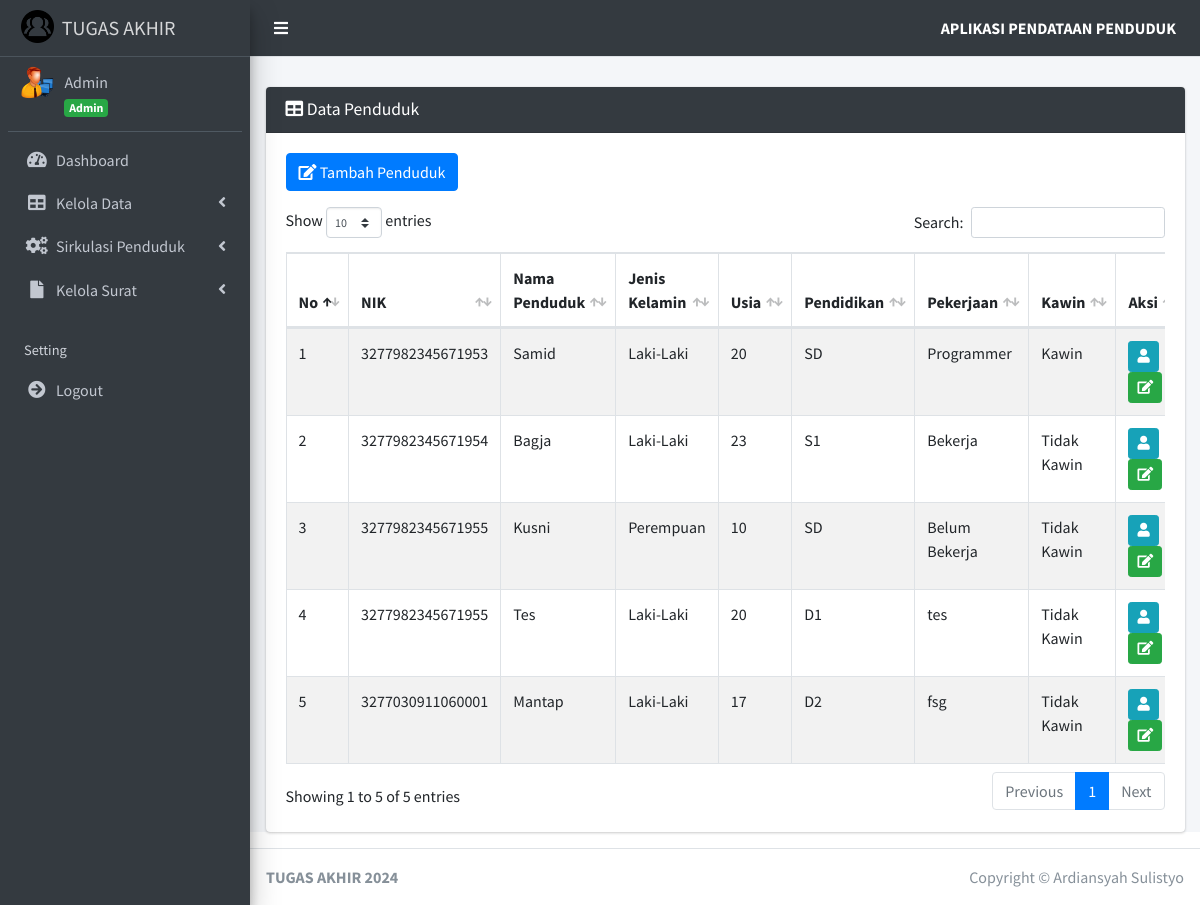
The app's page /index.php?page=penduduk (signed in) with its own data.
### tables this page shows
CREATE TABLE `penduduk` (
  `id_penduduk` int(11) NOT NULL,
  `nik_penduduk` varchar(16) NOT NULL,
  `nama_penduduk` varchar(45) NOT NULL,
  `tempat_lahir_penduduk` varchar(30) NOT NULL,
  `tanggal_lahir_penduduk` date NOT NULL,
  `jenis_kelamin_penduduk` enum('Laki-Laki','Perempuan') NOT NULL,
  `alamat_ktp_penduduk` text NOT NULL,
  `alamat_penduduk` text NOT NULL,
  `desa_kelurahan_penduduk` varchar(30) NOT NULL,
  `kecamatan_penduduk` varchar(30) NOT NULL,
  `kabupaten_kota_penduduk` varchar(30) NOT NULL,
  `provinsi_penduduk` varchar(30) NOT NULL,
  `negara_penduduk` varchar(30) NOT NULL,
  `rt_penduduk` varchar(3) NOT NULL,
  `rw_penduduk` varchar(3) NOT NULL,
  `agama_penduduk` enum('Islam','Kristen','Katolik','Hindu','Buddha','Konghucu') NOT NULL,
  `pendidikan_terakhir_penduduk` varchar(20) NOT NULL,
  `pekerjaan_penduduk` varchar(20) NOT NULL,
  `status_perkawinan_penduduk` enum('Kawin','Tidak Kawin') NOT NULL,
  `status` enum('Ada','Meninggal','Pindah','Izin Tinggal') NOT NULL
);

### pages/penduduk/index.php (the view)
<?php
$hasil = mysqli_query($koneksi, "SELECT *, TIMESTAMPDIFF(YEAR, `tanggal_lahir_penduduk`, CURDATE()) AS usia_penduduk FROM `penduduk`");
$data_penduduk = [];
while ($row = mysqli_fetch_assoc($hasil)) {
    $data_penduduk[] = $row;
}
?>
<div class="card card-dark">
    <div class="card-header">
        <h3 class="card-title">
            <i class="fa fa-table"></i>
            Data Penduduk
        </h3>
    </div>
    <div class="card-body">
        <div class="table-responsive">
            <div class="mb-3">
                <a href="?page=tambah_penduduk" class="btn btn-primary">
                    <i class="fa fa-edit"></i> Tambah Penduduk
                </a>
            </div>
            <table class="table table-striped table-condensed table-bordered table-hover" id="example1">
                <thead>
                    <tr>
                        <th>No</th>
                        <th>NIK</th>
                        <th>Nama Penduduk</th>
                        <th>Jenis Kelamin</th>
                        <th>Usia</th>
                        <th>Pendidikan</th>
                        <th>Pekerjaan</th>
                        <th>Kawin</th>
                        <th>Aksi</th>
                    </tr>
                </thead>
                <tbody>
                    <?php $nomor = 1; ?>
                    <?php foreach ($data_penduduk as $penduduk) : ?>
                        <tr>
                            <td><?= $nomor++ ?></td>
                            <td><?= $penduduk['nik_penduduk'] ?></td>
                            <td><?= $penduduk['nama_penduduk'] ?></td>
                            <td><?= $penduduk['jenis_kelamin_penduduk'] ?></td>
                            <td><?= $penduduk['usia_penduduk'] ?></td>
                            <td><?= $penduduk['pendidikan_terakhir_penduduk'] ?></td>
                            <td><?= $penduduk['pekerjaan_penduduk'] ?></td>
                            <td><?= $penduduk['status_perkawinan_penduduk'] ?></td>
                            <td>
                                <a href="?page=detail_penduduk&id_penduduk=<?= $penduduk['id_penduduk']; ?>" title="Detail" class="btn btn-info btn-sm">
                                    <i class="fa fa-user"></i>
                                </a>
                                <a href="?page=edit_penduduk&id_penduduk=<?= $penduduk['id_penduduk']; ?>" title="Ubah" class="btn btn-success btn-sm">
                                    <i class="fa fa-edit"></i>
                                </a>
                            </td>
                        </tr>
                    <?php endforeach ?>
                </tbody>
            </table>
        </div>
    </div>
</div>

### index.php (shortened to what this page needs)
<?php
if (!isset($_SESSION["username"])) {
    header("location: login.php");
    exit;
} else {
    $data_nama = isset($_SESSION["nama_user"]) ? $_SESSION["nama_user"] : "";
    $data_level = isset($_SESSION["status_user"]) ? $_SESSION["status_user"] : "";
}
include "config/connection.php";
?>
<!DOCTYPE html>
<html>
<head>
    <link rel="stylesheet" href="assets/plugins/fontawesome-free/css/all.min.css">
    <link rel="stylesheet" href="https://code.ionicframework.com/ionicons/2.0.1/css/ionicons.min.css">
    <link rel="stylesheet" href="assets/plugins/datatables-bs4/css/dataTables.bootstrap4.css">
    <link rel="stylesheet" href="assets/dist/css/adminlte.min.css">
    <link rel="stylesheet" href="assets/plugins/select2/css/select2.min.css">
    <link rel="stylesheet" href="assets/plugins/select2-bootstrap4-theme/select2-bootstrap4.min.css">
</head>
<body class="hold-transition sidebar-mini">
    <div class="wrapper">
        <nav class="main-header navbar navbar-expand navbar-dark">
            <ul class="navbar-nav">
                <li class="nav-item">
                    <a class="nav-link" data-widget="pushmenu" href="#">
                        <i class="fas fa-bars text-white"></i>
                    </a>
                </li>
            </ul>
            <ul class="navbar-nav ml-auto">
                <li class="nav-item d-none d-sm-inline-block">
                    <a href="index.php" class="nav-link">
                        <font color="white">
                            <b>APLIKASI PENDATAAN PENDUDUK</b>
                        </font>
                    </a>
                </li>
            </ul>
        </nav>
        <aside class="main-sidebar sidebar-dark-primary elevation-4">
            <a href="index.php" class="brand-link">
                <img src="assets/dist/img/penduduk.png" alt="Logo Penduduk" class="brand-image">
                <span class="brand-text"> TUGAS AKHIR</span>
            </a>
            <div class="sidebar">
                <div class="user-panel mt-2 pb-2 mb-2 d-flex">
                    <div class="image">
                        <img src="assets/dist/img/admin.ico">
                    </div>
                    <div class="info">
                        <a href="index.php" class="d-block">
                            <?php echo $data_nama; ?>
                        </a>
                        <span class="badge badge-success">
                            <?php echo $data_level; ?>
                        </span>
                    </div>
                </div>
                <nav class="mt-2">
                    <ul class="nav nav-pills nav-sidebar flex-column" data-widget="treeview" role="menu" data-accordion="false">
                        <li class="nav-item">
                            <a href="index.php" class="nav-link">
                                <i class="nav-icon fas fa-tachometer-alt"></i>
                                <p>
                                    Dashboard
                                </p>
                            </a>
                        </li>
                        <li class="nav-item has-treeview">
                            <a href="#" class="nav-link">
                                <i class="nav-icon fas fa-table"></i>
                                <p>
                                    Kelola Data
                                    <i class="fas fa-angle-left right"></i>
                                </p>
                            </a>
                        </li>
                        <li class="nav-item has-treeview">
                            <a href="#" class="nav-link">
                                <i class="nav-icon fas fa-cogs"></i>
                                <p>
                                    Sirkulasi Penduduk
                                    <i class="fas fa-angle-left right"></i>
                                </p>
                            </a>
                        </li>
                        <li class="nav-item has-treeview">
                            <a href="#" class="nav-link">
                                <i class="nav-icon fas fa-file"></i>
                                <p>
                                    Kelola Surat
                                    <i class="fas fa-angle-left right"></i>
                                </p>
                            </a>
                    </li>
                    <li class="nav-header">Setting</li>
                    <li class="nav-item">
                        <a onclick="return confirm('Apakah Anda yakin ingin keluar?')" href="logout.php" class="nav-link">
                            <i class="nav-icon fas fa-arrow-circle-right"></i>
                            <p>
                                Logout
                            </p>
                        </a>
                    </li>
                </nav>
            </div>
        </aside>
        <div class="content-wrapper">
            <section class="content-header">
            </section>
            <section class="content">
                <div class="container-fluid">
                    <?php
                    if (isset($_GET['page'])) {
                        $page = $_GET['page'];
                        switch ($page) {
                            case 'penduduk':
                                include "pages/penduduk/index.php";
                                break;
                        }
                    } else {
                        if ($data_level == "Admin") {
                            include "pages/home/index.php";
                        } elseif ($data_level == "Kaur Pemerintah") {
                            include "home/kaur.php";
                        }
                    }
                    ?>
                </div>
            </section>
        </div>
        <footer class="main-footer">
            <div class="float-right d-none d-sm-block">
                Copyright &copy;
                Ardiansyah Sulistyo
            </div>
            <b>TUGAS AKHIR 2024</b>
        </footer>
    </div>
</body>
</html>

### records on screen
penduduk: nik_penduduk "3277982345671953", nama_penduduk "Samid", jenis_kelamin_penduduk "Laki-Laki", usia_penduduk "20", pendidikan_terakhir_penduduk "SD", pekerjaan_penduduk "Programmer", status_perkawinan_penduduk "Kawin"
penduduk: nik_penduduk "3277982345671954", nama_penduduk "Bagja", jenis_kelamin_penduduk "Laki-Laki", usia_penduduk "23", pendidikan_terakhir_penduduk "S1", pekerjaan_penduduk "Bekerja", status_perkawinan_penduduk "Tidak Kawin"
penduduk: nik_penduduk "3277982345671955", nama_penduduk "Kusni", jenis_kelamin_penduduk "Perempuan", usia_penduduk "10", pendidikan_terakhir_penduduk "SD", pekerjaan_penduduk "Belum Bekerja", status_perkawinan_penduduk "Tidak Kawin"
penduduk: nik_penduduk "3277982345671955", nama_penduduk "Tes", jenis_kelamin_penduduk "Laki-Laki", usia_penduduk "20", pendidikan_terakhir_penduduk "D1", pekerjaan_penduduk "tes", status_perkawinan_penduduk "Tidak Kawin"
penduduk: nik_penduduk "3277030911060001", nama_penduduk "Mantap", jenis_kelamin_penduduk "Laki-Laki", usia_penduduk "17", pendidikan_terakhir_penduduk "D2", pekerjaan_penduduk "fsg", status_perkawinan_penduduk "Tidak Kawin"

### other values on screen
$data_nama "Admin"
$data_level "Admin"
